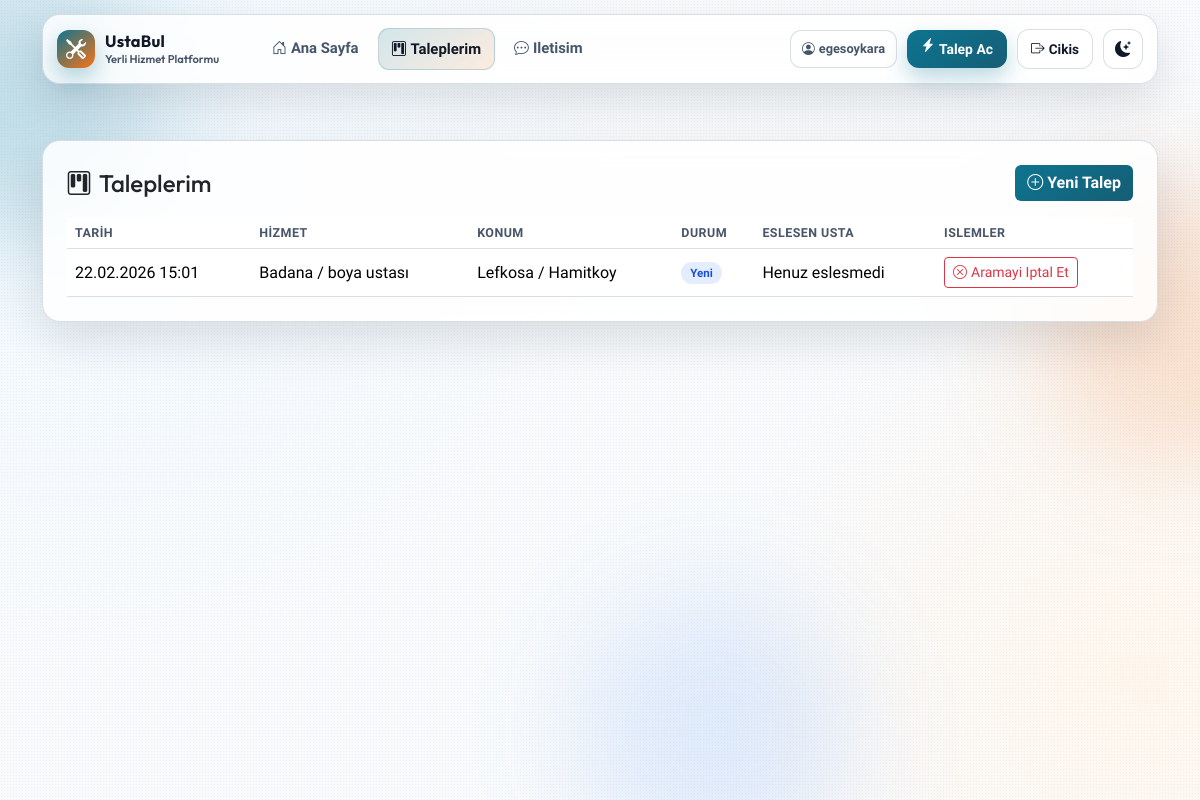
Page /taleplerim/ (signed in) on the earlier database version.
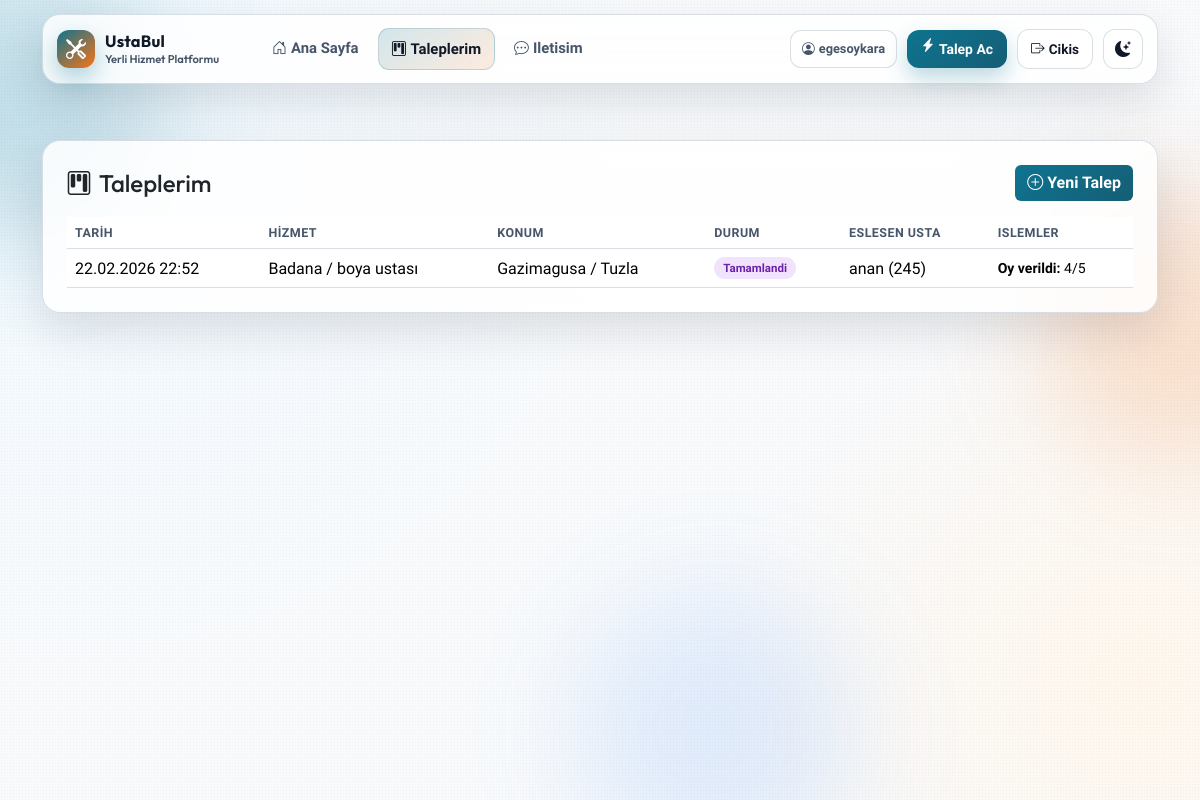
Same page on the later database version.
### Myapp/models.py (models this page shows, shortened)
class ServiceRequest(models.Model):
    STATUS_CHOICES = (
        ("new", "Yeni"),
        ("pending_provider", "Usta Onayi Bekleniyor"),
        ("matched", "Eslestirildi"),
        ("completed", "Tamamlandi"),
        ("cancelled", "Iptal Edildi"),
    )
    customer_name = models.CharField(max_length=120)
    customer_phone = models.CharField(max_length=20)
    city = models.CharField(max_length=80)
    district = models.CharField(max_length=80)
    service_type = models.ForeignKey(ServiceType, on_delete=models.PROTECT, related_name="requests")
    details = models.TextField()
    matched_provider = models.ForeignKey(
        Provider,
        on_delete=models.SET_NULL,
        null=True,
        blank=True,
        related_name="service_requests",
    )
    customer = models.ForeignKey(
        User,
        on_delete=models.SET_NULL,
        null=True,
        blank=True,
        related_name="service_requests",
    )
    status = models.CharField(max_length=20, choices=STATUS_CHOICES, default="new")
    created_at = models.DateTimeField(auto_now_add=True)
    class Meta:
        ordering = ["-created_at"]

class ServiceType(models.Model):
    name = models.CharField(max_length=80, unique=True)
    slug = models.SlugField(unique=True)
    class Meta:
        ordering = ["name"]

class Provider(models.Model):
    user = models.OneToOneField(
        User,
        on_delete=models.SET_NULL,
        null=True,
        blank=True,
        related_name="provider_profile",
    )
    full_name = models.CharField(max_length=120)
    service_types = models.ManyToManyField(ServiceType, related_name="providers", blank=True)
    city = models.CharField(max_length=80)
    district = models.CharField(max_length=80)
    phone = models.CharField(max_length=20)
    latitude = models.DecimalField(max_digits=9, decimal_places=6, null=True, blank=True)
    longitude = models.DecimalField(max_digits=9, decimal_places=6, null=True, blank=True)
    rating = models.DecimalField(max_digits=2, decimal_places=1, default=5.0)
    is_available = models.BooleanField(default=True)
    description = models.TextField(blank=True)
    created_at = models.DateTimeField(auto_now_add=True)
    class Meta:
        ordering = ["-is_available", "-rating", "full_name"]

class ProviderRating(models.Model):
    SCORE_CHOICES = (
        (1, "1"),
        (2, "2"),
        (3, "3"),
        (4, "4"),
        (5, "5"),
    )
    provider = models.ForeignKey(Provider, on_delete=models.CASCADE, related_name="ratings")
    customer = models.ForeignKey(User, on_delete=models.CASCADE, related_name="provider_ratings")
    service_request = models.OneToOneField(
        ServiceRequest,
        on_delete=models.CASCADE,
        related_name="provider_rating",
        null=True,
        blank=True,
    )
    score = models.PositiveSmallIntegerField(choices=SCORE_CHOICES)
    comment = models.TextField(blank=True)
    created_at = models.DateTimeField(auto_now_add=True)
    updated_at = models.DateTimeField(auto_now=True)
    class Meta:
        ordering = ["-updated_at"]

### Myapp/views.py (the view)
# urls.py: path('taleplerim/', views.my_requests, name='my_requests'),
@login_required
def my_requests(request):
    if get_provider_for_user(request.user):
        messages.error(request, "Bu alan sadece musteri hesaplari icindir.")
        return redirect("provider_requests")
    requests = list(
        request.user.service_requests.select_related("service_type", "matched_provider").prefetch_related("provider_offers")
    )
    rating_map = {
        rating.service_request_id: rating
        for rating in ProviderRating.objects.filter(service_request_id__in=[item.id for item in requests])
    }
    for item in requests:
        item.rating_entry = rating_map.get(item.id)
        item.pending_offer = next((offer for offer in item.provider_offers.all() if offer.status == "pending"), None)
    cancelled_count = sum(1 for item in requests if item.status == "cancelled")
    return render(
        request,
        "Myapp/my_requests.html",
        {
            "requests": requests,
            "cancelled_count": cancelled_count,
        },
    )

### Myapp/views.py (called while the page is built)
def get_provider_for_user(user):
    if not user.is_authenticated:
        return None
    return Provider.objects.filter(user=user).first()

### Myapp/templates/Myapp/my_requests.html (shortened to what this page needs)
﻿{% extends "base.html" %}
{% block content %}
<section class="card panel-card shadow-sm reveal-up">
  <div class="card-body p-4">
    <div class="d-flex align-items-center justify-content-between flex-wrap gap-2 mb-3">
      <h1 class="h4 mb-0"><i class="bi bi-kanban me-2"></i>Taleplerim</h1>
      <div class="d-flex align-items-center gap-2">
        <a class="btn btn-main" href="{% url 'index' %}#talep-form"><i class="bi bi-plus-circle me-1"></i>Yeni Talep</a>
      </div>
    </div>
    {% if requests %}
      <div class="table-responsive">
        <table class="table request-table align-middle mb-0">
          <thead>
            <tr>
              <th>Tarih</th>
              <th>Hizmet</th>
              <th>Konum</th>
              <th>Durum</th>
              <th>Eslesen Usta</th>
              <th>Islemler</th>
            </tr>
          </thead>
          <tbody>
            {% for item in requests %}
              <tr>
                <td>{{ item.created_at|date:"d.m.Y H:i" }}</td>
                <td>{{ item.service_type.name }}</td>
                <td>{{ item.city }} / {{ item.district }}</td>
                <td><span class="status-pill status-{{ item.status }}">{{ item.get_status_display }}</span></td>
                <td>
                  {% if item.matched_provider %}
                    {{ item.matched_provider.full_name }} ({{ item.matched_provider.phone }})
                  {% elif item.status == "pending_provider" and item.pending_offer %}
                    Sirada: {{ item.pending_offer.provider.full_name }} (onay bekleniyor)
                  {% else %}
                    Henuz eslesmedi
                  {% endif %}
                </td>
                <td>
                  {% if item.status == "matched" %}
                    <form method="post" action="{% url 'complete_request' item.id %}" class="m-0">
                      {% csrf_token %}
                      <button type="submit" class="btn btn-sm request-complete-btn">
                        <i class="bi bi-check2-circle me-1"></i>Tamamlandi
                      </button>
                    </form>
                  {% elif item.status == "completed" %}
                    {% if item.matched_provider %}
                      {% if item.rating_entry %}
                        <div class="small">
                          <strong>Oy verildi:</strong> {{ item.rating_entry.score }}/5
                        </div>
                      {% endif %}
                    {% else %}
                      <span class="small text-muted">Usta yok</span>
                    {% endif %}
                  {% elif item.status == "new" or item.status == "pending_provider" %}
                    <form method="post" action="{% url 'cancel_request' item.id %}" class="m-0">
                      <button type="submit" class="btn btn-sm btn-outline-danger">
                        <i class="bi bi-x-circle me-1"></i>Aramayi Iptal Et
                      </button>
                    </form>
                  {% endif %}
                </td>
              </tr>
            {% endfor %}
          </tbody>
        </table>
      </div>
    {% else %}
      <p class="mb-0 text-muted">Henuz talebin yok. Ana sayfadan yeni talep olusturabilirsin.</p>
    {% endif %}
  </div>
</section>
{% endblock %}

### templates/base.html (shortened to what this page needs)
{% load static %}
<!doctype html>
<html lang="tr" data-theme="light">
<head>
  <link href="https://cdn.jsdelivr.net/npm/bootstrap@5.3.8/dist/css/bootstrap.min.css" rel="stylesheet">
  <link rel="stylesheet" href="https://cdn.jsdelivr.net/npm/bootstrap-icons@1.11.3/font/bootstrap-icons.min.css">
  <link rel="stylesheet" href="{% static 'css/style.css' %}">
</head>
<body>
<div class="bg-orb orb-a"></div>
<div class="bg-orb orb-b"></div>
<div class="bg-orb orb-c"></div>
<div class="bg-noise"></div>
<header class="site-header fixed-top">
  <div class="container">
    <nav class="navbar navbar-expand-lg site-nav">
      <a class="navbar-brand site-brand" href="{% url 'index' %}">
        <span class="site-brand-mark"><i class="bi bi-tools"></i></span>
        <span class="site-brand-copy">
          <strong>UstaBul</strong>
          <small>Yerli Hizmet Platformu</small>
        </span>
      </a>
      <div class="collapse navbar-collapse" id="siteNav">
        <div class="navbar-nav nav-links ms-lg-4">
          <a class="nav-link {% if request.path == '/' %}active{% endif %}" href="{% url 'index' %}"><i class="bi bi-house-door me-1"></i>Ana Sayfa</a>
          {% if request.user.is_authenticated and request.session.role == "provider" %}
            <a class="nav-link {% if request.path == '/usta/talepler/' %}active{% endif %}" href="{% url 'provider_requests' %}"><i class="bi bi-briefcase me-1"></i>Usta Paneli</a>
          {% elif request.user.is_authenticated %}
            <a class="nav-link {% if request.path == '/taleplerim/' %}active{% endif %}" href="{% url 'my_requests' %}"><i class="bi bi-kanban me-1"></i>Taleplerim</a>
          {% endif %}
          <a class="nav-link {% if request.path == '/contact/' %}active{% endif %}" href="{% url 'contact' %}"><i class="bi bi-chat-dots me-1"></i>Iletisim</a>
        </div>
        <div class="nav-tools ms-lg-auto">
          {% if request.user.is_authenticated %}
            <span class="user-chip d-none d-md-inline-flex"><i class="bi bi-person-circle me-1"></i>{{ request.user.username }}</span>
            {% if request.session.role == "provider" %}
              <a class="btn nav-cta-btn d-none d-md-inline-flex" href="{% url 'provider_requests' %}">
                <i class="bi bi-briefcase-fill me-1"></i>Usta Paneli
              </a>
            {% else %}
              <a class="btn nav-cta-btn d-none d-md-inline-flex" href="{% url 'index' %}#talep-form">
                <i class="bi bi-lightning-charge-fill me-1"></i>Talep Ac
              </a>
            {% endif %}
            <form method="post" action="{% url 'logout' %}" class="logout-form">
              <button type="submit" class="btn nav-ghost-btn"><i class="bi bi-box-arrow-right me-1"></i>Cikis</button>
            </form>
          {% endif %}
          <button type="button" class="theme-toggle-btn" id="theme-toggle-btn" aria-label="Temayi degistir">
          </button>
        </div>
      </div>
    </nav>
  </div>
</header>
<main class="container site-main">
  {% block content %}{% endblock %}
</main>
</body>
</html>

Differences in the rows shown:
removed ServiceRequest: created_at "22.02.2026 15:01", service_type.name "Badana / boya ustası", city "Lefkosa", district "Hamitkoy", status "Yeni", shows "Henuz eslesmedi", shows "Aramayi Iptal Et"
added ServiceRequest: created_at "22.02.2026 22:52", service_type.name "Badana / boya ustası", city "Gazimagusa", district "Tuzla", status "Tamamlandi", matched_provider.full_name "anan", matched_provider.phone "245", rating_entry.score "4"
